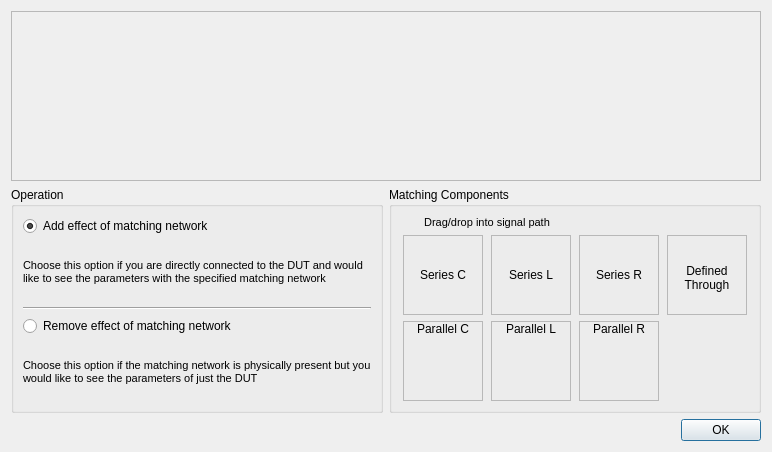
<?xml version="1.0" encoding="UTF-8"?>
<ui version="4.0">
 <class>MatchingNetworkDialog</class>
 <widget class="QWidget" name="MatchingNetworkDialog">
  <property name="geometry">
   <rect>
    <x>0</x>
    <y>0</y>
    <width>772</width>
    <height>443</height>
   </rect>
  </property>
  <property name="windowTitle">
   <string>Matching Network</string>
  </property>
  <property name="autoFillBackground">
   <bool>false</bool>
  </property>
  <property name="styleSheet">
   <string notr="true">QWidget#Form {image: url(:/icons/tex/parallelL.svg);}
</string>
  </property>
  <layout class="QVBoxLayout" name="verticalLayout_9">
   <item>
    <layout class="QVBoxLayout" name="verticalLayout_8">
     <item>
      <widget class="QScrollArea" name="scrollArea">
       <property name="minimumSize">
        <size>
         <width>0</width>
         <height>170</height>
        </size>
       </property>
       <property name="maximumSize">
        <size>
         <width>16777215</width>
         <height>170</height>
        </size>
       </property>
       <property name="verticalScrollBarPolicy">
        <enum>Qt::ScrollBarAlwaysOff</enum>
       </property>
       <property name="widgetResizable">
        <bool>true</bool>
       </property>
       <widget class="QWidget" name="scrollAreaWidgetContents">
        <property name="geometry">
         <rect>
          <x>0</x>
          <y>0</y>
          <width>750</width>
          <height>168</height>
         </rect>
        </property>
       </widget>
      </widget>
     </item>
     <item>
      <layout class="QHBoxLayout" name="horizontalLayout">
       <item>
        <widget class="QGroupBox" name="groupBox">
         <property name="title">
          <string>Operation</string>
         </property>
         <layout class="QVBoxLayout" name="verticalLayout">
          <item>
           <widget class="QRadioButton" name="bAddNetwork">
            <property name="text">
             <string>Add effect of matching network</string>
            </property>
            <property name="checked">
             <bool>true</bool>
            </property>
            <attribute name="buttonGroup">
             <string notr="true">buttonGroup</string>
            </attribute>
           </widget>
          </item>
          <item>
           <widget class="QLabel" name="label">
            <property name="font">
             <font>
              <pointsize>8</pointsize>
             </font>
            </property>
            <property name="text">
             <string>Choose this option if you are directly connected to the DUT and would like to see the parameters with the specified matching network</string>
            </property>
            <property name="wordWrap">
             <bool>true</bool>
            </property>
           </widget>
          </item>
          <item>
           <widget class="Line" name="line">
            <property name="orientation">
             <enum>Qt::Horizontal</enum>
            </property>
           </widget>
          </item>
          <item>
           <widget class="QRadioButton" name="bRemoveNetwork">
            <property name="text">
             <string>Remove effect of matching network</string>
            </property>
            <attribute name="buttonGroup">
             <string notr="true">buttonGroup</string>
            </attribute>
           </widget>
          </item>
          <item>
           <widget class="QLabel" name="label_2">
            <property name="font">
             <font>
              <pointsize>8</pointsize>
             </font>
            </property>
            <property name="text">
             <string>Choose this option if the matching network is physically present but you would like to see the parameters of just the DUT</string>
            </property>
            <property name="wordWrap">
             <bool>true</bool>
            </property>
           </widget>
          </item>
         </layout>
        </widget>
       </item>
       <item>
        <widget class="QGroupBox" name="groupBox_2">
         <property name="title">
          <string>Matching Components</string>
         </property>
         <layout class="QGridLayout" name="gridLayout">
          <item row="0" column="0" colspan="2">
           <widget class="QLabel" name="label_9">
            <property name="font">
             <font>
              <pointsize>8</pointsize>
             </font>
            </property>
            <property name="text">
             <string>Drag/drop into signal path</string>
            </property>
            <property name="alignment">
             <set>Qt::AlignCenter</set>
            </property>
           </widget>
          </item>
          <item row="1" column="0">
           <widget class="QFrame" name="frame">
            <property name="sizePolicy">
             <sizepolicy hsizetype="Fixed" vsizetype="Fixed">
              <horstretch>0</horstretch>
              <verstretch>0</verstretch>
             </sizepolicy>
            </property>
            <property name="minimumSize">
             <size>
              <width>80</width>
              <height>80</height>
             </size>
            </property>
            <property name="frameShape">
             <enum>QFrame::StyledPanel</enum>
            </property>
            <property name="frameShadow">
             <enum>QFrame::Raised</enum>
            </property>
            <layout class="QVBoxLayout" name="verticalLayout_2">
             <property name="spacing">
              <number>0</number>
             </property>
             <property name="leftMargin">
              <number>0</number>
             </property>
             <property name="topMargin">
              <number>0</number>
             </property>
             <property name="rightMargin">
              <number>0</number>
             </property>
             <property name="bottomMargin">
              <number>0</number>
             </property>
             <item>
              <widget class="QLabel" name="lSeriesC">
               <property name="styleSheet">
                <string notr="true">border-image: url(:/icons/seriesC.svg);</string>
               </property>
               <property name="frameShape">
                <enum>QFrame::NoFrame</enum>
               </property>
               <property name="frameShadow">
                <enum>QFrame::Plain</enum>
               </property>
               <property name="text">
                <string>Series C</string>
               </property>
               <property name="alignment">
                <set>Qt::AlignCenter</set>
               </property>
              </widget>
             </item>
            </layout>
           </widget>
          </item>
          <item row="1" column="1">
           <widget class="QFrame" name="frame_2">
            <property name="sizePolicy">
             <sizepolicy hsizetype="Fixed" vsizetype="Fixed">
              <horstretch>0</horstretch>
              <verstretch>0</verstretch>
             </sizepolicy>
            </property>
            <property name="minimumSize">
             <size>
              <width>80</width>
              <height>80</height>
             </size>
            </property>
            <property name="frameShape">
             <enum>QFrame::StyledPanel</enum>
            </property>
            <property name="frameShadow">
             <enum>QFrame::Raised</enum>
            </property>
            <layout class="QVBoxLayout" name="verticalLayout_3">
             <property name="spacing">
              <number>0</number>
             </property>
             <property name="leftMargin">
              <number>0</number>
             </property>
             <property name="topMargin">
              <number>0</number>
             </property>
             <property name="rightMargin">
              <number>0</number>
             </property>
             <property name="bottomMargin">
              <number>0</number>
             </property>
             <item>
              <widget class="QLabel" name="lSeriesL">
               <property name="styleSheet">
                <string notr="true">border-image: url(:/icons/seriesL.svg);</string>
               </property>
               <property name="frameShape">
                <enum>QFrame::NoFrame</enum>
               </property>
               <property name="frameShadow">
                <enum>QFrame::Plain</enum>
               </property>
               <property name="text">
                <string>Series L</string>
               </property>
               <property name="alignment">
                <set>Qt::AlignCenter</set>
               </property>
              </widget>
             </item>
            </layout>
           </widget>
          </item>
          <item row="1" column="2">
           <widget class="QFrame" name="frame_3">
            <property name="sizePolicy">
             <sizepolicy hsizetype="Fixed" vsizetype="Fixed">
              <horstretch>0</horstretch>
              <verstretch>0</verstretch>
             </sizepolicy>
            </property>
            <property name="minimumSize">
             <size>
              <width>80</width>
              <height>80</height>
             </size>
            </property>
            <property name="frameShape">
             <enum>QFrame::StyledPanel</enum>
            </property>
            <property name="frameShadow">
             <enum>QFrame::Raised</enum>
            </property>
            <layout class="QVBoxLayout" name="verticalLayout_4">
             <property name="spacing">
              <number>0</number>
             </property>
             <property name="leftMargin">
              <number>0</number>
             </property>
             <property name="topMargin">
              <number>0</number>
             </property>
             <property name="rightMargin">
              <number>0</number>
             </property>
             <property name="bottomMargin">
              <number>0</number>
             </property>
             <item>
              <widget class="QLabel" name="lSeriesR">
               <property name="styleSheet">
                <string notr="true">border-image: url(:/icons/seriesR.svg);</string>
               </property>
               <property name="frameShape">
                <enum>QFrame::NoFrame</enum>
               </property>
               <property name="frameShadow">
                <enum>QFrame::Plain</enum>
               </property>
               <property name="text">
                <string>Series R</string>
               </property>
               <property name="alignment">
                <set>Qt::AlignCenter</set>
               </property>
              </widget>
             </item>
            </layout>
           </widget>
          </item>
          <item row="1" column="3">
           <widget class="QFrame" name="frame_7">
            <property name="sizePolicy">
             <sizepolicy hsizetype="Fixed" vsizetype="Fixed">
              <horstretch>0</horstretch>
              <verstretch>0</verstretch>
             </sizepolicy>
            </property>
            <property name="minimumSize">
             <size>
              <width>80</width>
              <height>80</height>
             </size>
            </property>
            <property name="frameShape">
             <enum>QFrame::StyledPanel</enum>
            </property>
            <property name="frameShadow">
             <enum>QFrame::Raised</enum>
            </property>
            <layout class="QVBoxLayout" name="verticalLayout_10">
             <property name="spacing">
              <number>0</number>
             </property>
             <property name="leftMargin">
              <number>0</number>
             </property>
             <property name="topMargin">
              <number>0</number>
             </property>
             <property name="rightMargin">
              <number>0</number>
             </property>
             <property name="bottomMargin">
              <number>0</number>
             </property>
             <item>
              <widget class="QLabel" name="lDefinedThrough">
               <property name="styleSheet">
                <string notr="true">border-image: url(:/icons/definedThrough.svg);</string>
               </property>
               <property name="frameShape">
                <enum>QFrame::NoFrame</enum>
               </property>
               <property name="frameShadow">
                <enum>QFrame::Plain</enum>
               </property>
               <property name="text">
                <string>&lt;html&gt;&lt;head/&gt;&lt;body&gt;&lt;p align=&quot;center&quot;&gt;&lt;br/&gt;&lt;br/&gt;Defined&lt;br/&gt;Through&lt;/p&gt;&lt;/body&gt;&lt;/html&gt;</string>
               </property>
               <property name="alignment">
                <set>Qt::AlignHCenter|Qt::AlignTop</set>
               </property>
              </widget>
             </item>
            </layout>
           </widget>
          </item>
          <item row="2" column="0">
           <widget class="QFrame" name="frame_4">
            <property name="sizePolicy">
             <sizepolicy hsizetype="Fixed" vsizetype="Fixed">
              <horstretch>0</horstretch>
              <verstretch>0</verstretch>
             </sizepolicy>
            </property>
            <property name="minimumSize">
             <size>
              <width>80</width>
              <height>80</height>
             </size>
            </property>
            <property name="maximumSize">
             <size>
              <width>80</width>
              <height>80</height>
             </size>
            </property>
            <property name="frameShape">
             <enum>QFrame::StyledPanel</enum>
            </property>
            <property name="frameShadow">
             <enum>QFrame::Raised</enum>
            </property>
            <layout class="QVBoxLayout" name="verticalLayout_5">
             <property name="spacing">
              <number>0</number>
             </property>
             <property name="leftMargin">
              <number>0</number>
             </property>
             <property name="topMargin">
              <number>0</number>
             </property>
             <property name="rightMargin">
              <number>0</number>
             </property>
             <property name="bottomMargin">
              <number>0</number>
             </property>
             <item>
              <widget class="QLabel" name="lParallelC">
               <property name="styleSheet">
                <string notr="true">border-image: url(:/icons/parallelC.svg);</string>
               </property>
               <property name="frameShape">
                <enum>QFrame::NoFrame</enum>
               </property>
               <property name="frameShadow">
                <enum>QFrame::Plain</enum>
               </property>
               <property name="text">
                <string>Parallel C</string>
               </property>
               <property name="alignment">
                <set>Qt::AlignHCenter|Qt::AlignTop</set>
               </property>
              </widget>
             </item>
            </layout>
           </widget>
          </item>
          <item row="2" column="1">
           <widget class="QFrame" name="frame_5">
            <property name="sizePolicy">
             <sizepolicy hsizetype="Fixed" vsizetype="Fixed">
              <horstretch>0</horstretch>
              <verstretch>0</verstretch>
             </sizepolicy>
            </property>
            <property name="minimumSize">
             <size>
              <width>80</width>
              <height>80</height>
             </size>
            </property>
            <property name="frameShape">
             <enum>QFrame::StyledPanel</enum>
            </property>
            <property name="frameShadow">
             <enum>QFrame::Raised</enum>
            </property>
            <layout class="QVBoxLayout" name="verticalLayout_6">
             <property name="spacing">
              <number>0</number>
             </property>
             <property name="leftMargin">
              <number>0</number>
             </property>
             <property name="topMargin">
              <number>0</number>
             </property>
             <property name="rightMargin">
              <number>0</number>
             </property>
             <property name="bottomMargin">
              <number>0</number>
             </property>
             <item>
              <widget class="QLabel" name="lParallelL">
               <property name="minimumSize">
                <size>
                 <width>0</width>
                 <height>0</height>
                </size>
               </property>
               <property name="styleSheet">
                <string notr="true">border-image: url(:/icons/parallelL.svg);</string>
               </property>
               <property name="frameShape">
                <enum>QFrame::NoFrame</enum>
               </property>
               <property name="frameShadow">
                <enum>QFrame::Plain</enum>
               </property>
               <property name="text">
                <string>Parallel L</string>
               </property>
               <property name="alignment">
                <set>Qt::AlignHCenter|Qt::AlignTop</set>
               </property>
              </widget>
             </item>
            </layout>
           </widget>
          </item>
          <item row="2" column="2">
           <widget class="QFrame" name="frame_6">
            <property name="sizePolicy">
             <sizepolicy hsizetype="Fixed" vsizetype="Fixed">
              <horstretch>0</horstretch>
              <verstretch>0</verstretch>
             </sizepolicy>
            </property>
            <property name="minimumSize">
             <size>
              <width>80</width>
              <height>80</height>
             </size>
            </property>
            <property name="frameShape">
             <enum>QFrame::StyledPanel</enum>
            </property>
            <property name="frameShadow">
             <enum>QFrame::Raised</enum>
            </property>
            <layout class="QVBoxLayout" name="verticalLayout_7">
             <property name="spacing">
              <number>0</number>
             </property>
             <property name="leftMargin">
              <number>0</number>
             </property>
             <property name="topMargin">
              <number>0</number>
             </property>
             <property name="rightMargin">
              <number>0</number>
             </property>
             <property name="bottomMargin">
              <number>0</number>
             </property>
             <item>
              <widget class="QLabel" name="lParallelR">
               <property name="styleSheet">
                <string notr="true">border-image: url(:/icons/parallelR.svg);</string>
               </property>
               <property name="frameShape">
                <enum>QFrame::NoFrame</enum>
               </property>
               <property name="frameShadow">
                <enum>QFrame::Plain</enum>
               </property>
               <property name="text">
                <string>Parallel R</string>
               </property>
               <property name="alignment">
                <set>Qt::AlignHCenter|Qt::AlignTop</set>
               </property>
              </widget>
             </item>
            </layout>
           </widget>
          </item>
         </layout>
        </widget>
       </item>
      </layout>
     </item>
     <item>
      <widget class="QDialogButtonBox" name="buttonBox">
       <property name="standardButtons">
        <set>QDialogButtonBox::Ok</set>
       </property>
      </widget>
     </item>
    </layout>
   </item>
  </layout>
 </widget>
 <resources/>
 <connections/>
 <buttongroups>
  <buttongroup name="buttonGroup"/>
 </buttongroups>
</ui>
